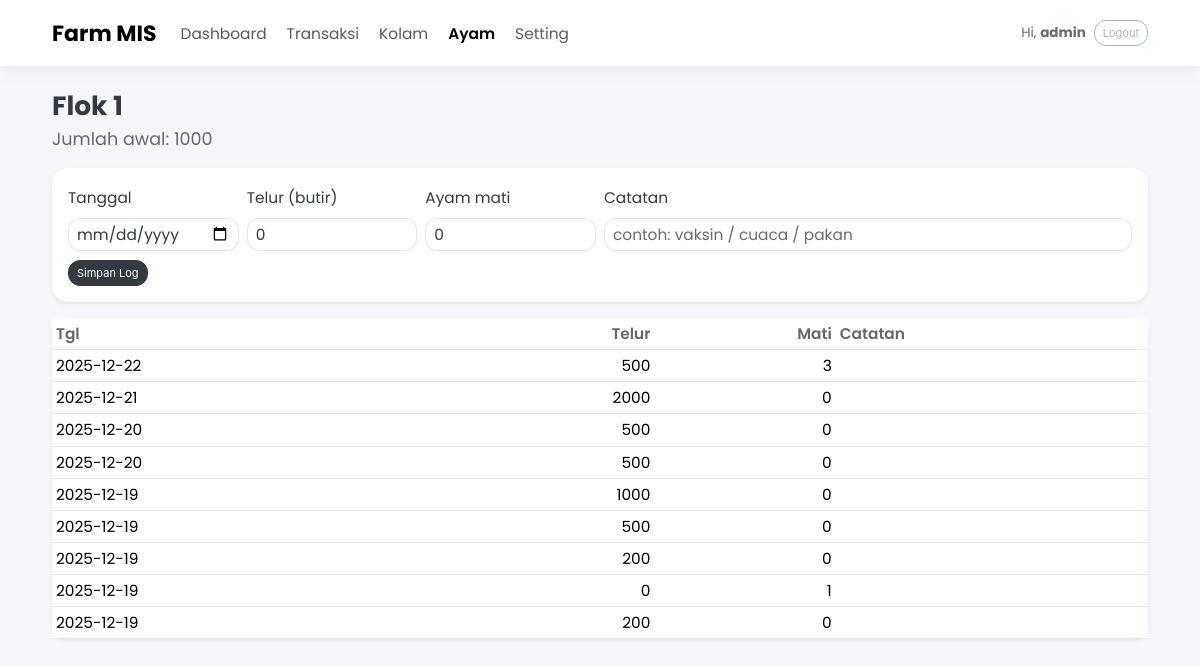
/flocks/1 (signed in), run on the app's committed database.
### app.py (models this page shows, shortened)
class User(UserMixin, db.Model):
    id = db.Column(db.Integer, primary_key=True)
    username = db.Column(db.String(80), unique=True, nullable=False)
    password_hash = db.Column(db.String(255), nullable=False)
    role = db.Column(db.String(20), default="admin")

class Flock(db.Model):
    id = db.Column(db.Integer, primary_key=True)
    name = db.Column(db.String(80), nullable=False, default="Flok 1")
    start_date = db.Column(db.Date, default=date.today)
    initial_count = db.Column(db.Integer, default=0)

class ChickenDailyLog(db.Model):
    id = db.Column(db.Integer, primary_key=True)
    flock_id = db.Column(db.Integer, db.ForeignKey("flock.id"), nullable=False)
    tgl = db.Column(db.Date, nullable=False, default=date.today)
    eggs_count = db.Column(db.Integer, default=0)   # butir
    dead_count = db.Column(db.Integer, default=0)
    note = db.Column(db.String(200), default="")
    flock = db.relationship("Flock")

### app.py (the view)
@app.get("/flocks/<int:flock_id>")
@login_required
def flock_detail(flock_id):
    f = db.session.get(Flock, flock_id)
    if not f:
        return "Not found", 404
    logs = ChickenDailyLog.query.filter_by(flock_id=flock_id).order_by(ChickenDailyLog.tgl.desc(), ChickenDailyLog.id.desc()).all()
    return render_template("flock_detail.html", f=f, logs=logs)

### app.py (called while the page is built)
@login_manager.user_loader
def load_user(user_id):
    return db.session.get(User, int(user_id))

### templates/flock_detail.html (shortened to what this page needs)
{% extends "base.html" %}
{% block content %}
<h4 class="fw-bold mb-1">{{ f.name }}</h4>
<div class="text-muted mb-3">Jumlah awal: {{ f.initial_count }}</div>
<div class="card shadow-sm mb-3">
  <div class="card-body">
    <form class="row g-2" method="post" action="{{ url_for('flock_add_log', flock_id=f.id) }}">
      <div class="col-md-2">
        <label class="form-label small">Tanggal</label>
        <input type="date" name="tgl" class="form-control form-control-sm">
      </div>
      <div class="col-md-2">
        <label class="form-label small">Telur (butir)</label>
        <input name="eggs_count" class="form-control form-control-sm" value="0">
      </div>
      <div class="col-md-2">
        <label class="form-label small">Ayam mati</label>
        <input name="dead_count" class="form-control form-control-sm" value="0">
      </div>
      <div class="col-md-6">
        <label class="form-label small">Catatan</label>
        <input name="note" class="form-control form-control-sm" placeholder="contoh: vaksin / cuaca / pakan">
      </div>
      <div class="col-12">
        <button class="btn btn-dark btn-sm">Simpan Log</button>
      </div>
    </form>
  </div>
</div>
<div class="card shadow-sm">
  <div class="table-responsive">
    <table class="table table-sm align-middle m-0">
      <thead><tr><th>Tgl</th><th class="text-end">Telur</th><th class="text-end">Mati</th><th>Catatan</th></tr></thead>
      <tbody>
        {% for r in logs %}
        <tr>
          <td>{{ r.tgl }}</td>
          <td class="text-end">{{ r.eggs_count }}</td>
          <td class="text-end">{{ r.dead_count }}</td>
          <td class="text-muted">{{ r.note }}</td>
        </tr>
        {% endfor %}
      </tbody>
    </table>
  </div>
</div>
{% endblock %}

### templates/base.html (shortened to what this page needs)
<!doctype html>
<html lang="id">
<head>
  <link rel="stylesheet"
        href="https://cdnjs.cloudflare.com/ajax/libs/bootswatch/5.3.8/litera/bootstrap.min.css">
</head>
<body>
  {% set ep = request.endpoint or "" %}
  {% if ep not in ["login", "login_post"] %}
  <nav class="navbar navbar-expand-lg bg-white">
    <div class="container-fluid wrap py-1">
      <a class="navbar-brand fw-bold" href="{{ url_for('dashboard') }}">Farm MIS</a>
      <div class="collapse navbar-collapse" id="navFarm">
        <ul class="navbar-nav me-auto gap-lg-1">
          <li class="nav-item"><a class="nav-link {% if ep=='dashboard' %}active fw-semibold{% endif %}" href="{{ url_for('dashboard') }}">Dashboard</a></li>
          <li class="nav-item"><a class="nav-link {% if ep=='transactions' %}active fw-semibold{% endif %}" href="{{ url_for('transactions') }}">Transaksi</a></li>
          <li class="nav-item"><a class="nav-link {% if ep in ['ponds','pond_detail'] %}active fw-semibold{% endif %}" href="{{ url_for('ponds') }}">Kolam</a></li>
          <li class="nav-item"><a class="nav-link {% if ep in ['flocks','flock_detail'] %}active fw-semibold{% endif %}" href="{{ url_for('flocks') }}">Ayam</a></li>
          <li class="nav-item"><a class="nav-link {% if ep=='settings' %}active fw-semibold{% endif %}" href="{{ url_for('settings') }}">Setting</a></li>
        </ul>
        <div class="d-flex align-items-center gap-2">
          {% if current_user.is_authenticated %}
            <span class="small text-muted">Hi, <b>{{ current_user.username }}</b></span>
            <a class="btn btn-outline-secondary btn-sm" href="{{ url_for('logout') }}">Logout</a>
          {% endif %}
        </div>
      </div>
    </div>
  </nav>
  {% endif %}
  <main class="container-fluid wrap py-4">
    {% block content %}{% endblock %}
  </main>
</body>
</html>

### templates/base.html (style rules this page uses)
:root { --radius: 16px; --shadow: 0 10px 24px rgba(0,0,0,.06); --page: 1120px; }
body { font-family: "Poppins", system-ui, -apple-system, Segoe UI, Roboto, Arial, sans-serif; background: #f6f7fb; }
.wrap { max-width: var(--page); margin: 0 auto; }
.navbar { box-shadow: 0 6px 18px rgba(0,0,0,.05); }
.card { border: 0; border-radius: var(--radius); box-shadow: var(--shadow); }
.btn, .form-control, .form-select { border-radius: 12px; }
.table thead th { color: rgba(0,0,0,.6); font-weight:600; }

### data on the page
User: username "admin"
Flock: name "Flok 1", initial_count "1000"
ChickenDailyLog: tgl "2025-12-22", eggs_count "500", dead_count "3"
ChickenDailyLog: tgl "2025-12-21", eggs_count "2000", dead_count "0"
ChickenDailyLog: tgl "2025-12-20", eggs_count "500", dead_count "0"
ChickenDailyLog: tgl "2025-12-20", eggs_count "500", dead_count "0"
ChickenDailyLog: tgl "2025-12-19", eggs_count "1000", dead_count "0"
ChickenDailyLog: tgl "2025-12-19", eggs_count "500", dead_count "0"
ChickenDailyLog: tgl "2025-12-19", eggs_count "200", dead_count "0"
ChickenDailyLog: tgl "2025-12-19", eggs_count "0", dead_count "1"
ChickenDailyLog: tgl "2025-12-19", eggs_count "200", dead_count "0"
